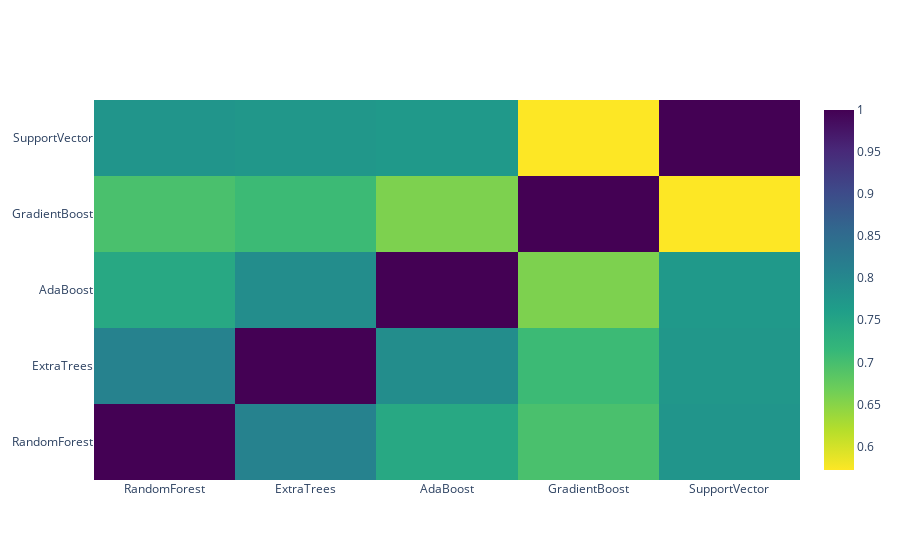

The cell this chart's notebook holds for it:
### Markdown cell above
### Correlation Heatmap of the Second Level Training set

### Code cell
data = [
    go.Heatmap(
        z=base_predictions_train.astype(float).corr().values,
        x=base_predictions_train.columns.values,
        y=base_predictions_train.columns.values,
        colorscale='Viridis',
        showscale=True,
        reversescale=True
    )
]

layout = go.Layout(title='Annotated Heatmap')

py.iplot(data, filename='labelled-heatmap');

### Figure 1 — Plotly figure (JSON) as saved in the notebook; plotly's stock layout.template omitted (floating-point values rounded to 4 significant figures)
{"data": [{"colorscale": [[0, "#440154"], [0.1111, "#482878"], [0.2222, "#3e4989"], [0.3333, "#31688e"], [0.4444, "#26828e"], [0.5556, "#1f9e89"], [0.6667, "#35b779"], [0.7778, "#6ece58"], [0.8889, "#b5de2b"], [1, "#fde725"]], "reversescale": true, "showscale": true, "type": "heatmap", "x": ["RandomForest", "ExtraTrees", "AdaBoost", "GradientBoost", "SupportVector"], "y": ["RandomForest", "ExtraTrees", "AdaBoost", "GradientBoost", "SupportVector"], "z": [[1, 0.8093, 0.7435, 0.6967, 0.7768], [0.8093, 1, 0.7906, 0.7084, 0.7734], [0.7435, 0.7906, 1, 0.6573, 0.7714], [0.6967, 0.7084, 0.6573, 1, 0.572], [0.7768, 0.7734, 0.7714, 0.572, 1]]}], "layout": {}}
